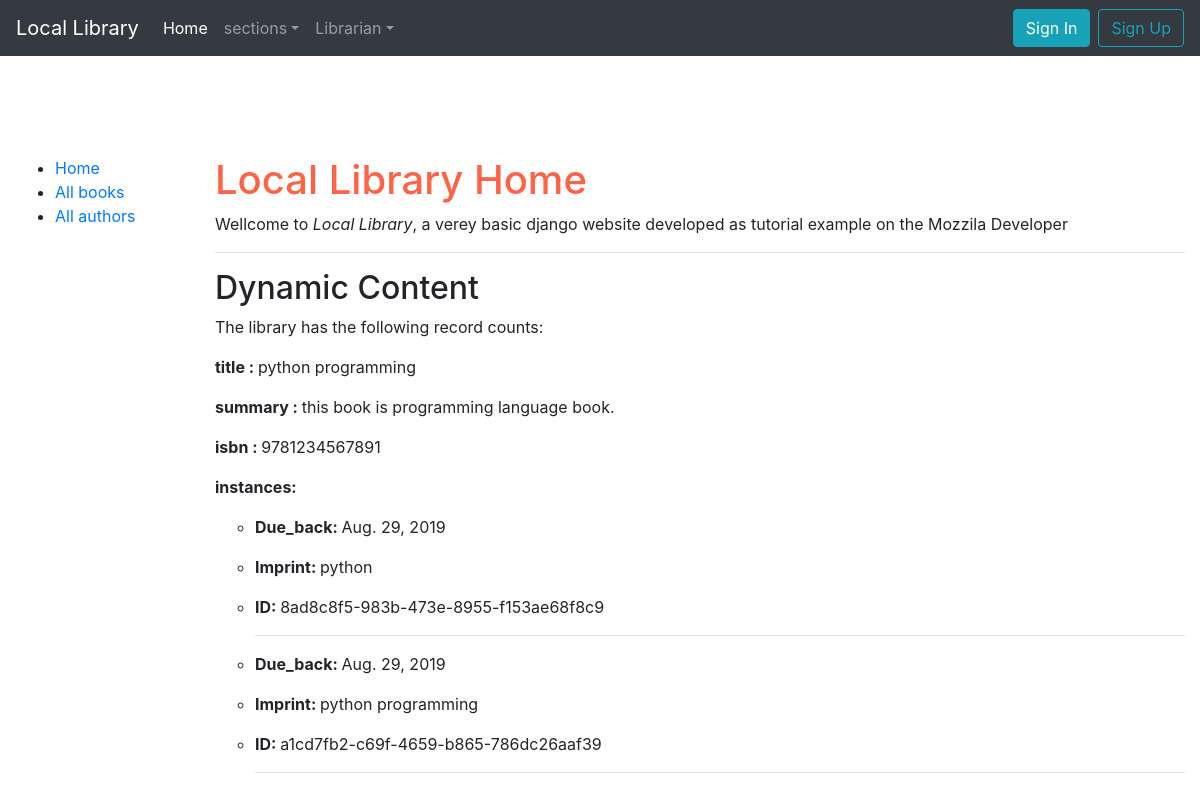
Screenshot of /book/detail/1 with the database file from the repository.
### book/models.py (models this page shows, shortened)
class Book(models.Model):
    title = models.CharField(max_length = 200)
    summary = models.TextField(max_length = 1000 , help_text = 'Enter brief description of the book')
    isbn = models.CharField(max_length= 13 , help_text='13 Characters <a href="https://www.isbn-international.org/content/what-isbn">ISBN number</a>')
    genre = models.ManyToManyField(Genre , help_text='select genre for this book')
    author = models.ForeignKey('Author' , on_delete=models.SET_NULL , null=True)

class BookInstance(models.Model):
    id = models.UUIDField(primary_key=True , default=uuid.uuid4 , help_text='Unique ID for this particular book acorss whole library')
    book = models.ForeignKey('book', on_delete=models.SET_NULL , null=True)
    imprint = models.CharField(max_length=200)
    due_back = models.DateField(null=True , blank=True)
    borrower = models.ForeignKey(User , on_delete=models.SET_NULL , null=True , blank=True)
    LOAN_STATUS=(
        ('m','Maintenance'),
        ('o','On Loan'),
        ('a','Available'),
        ('r','Reserved'),
    )
    status = models.CharField(max_length=1 , choices=LOAN_STATUS , blank=True , default='m' , help_text='book availability')
    class Meta:
        ordering = ["due_back"]
        permissions = (
            ("can_read_private_section","Vip User"),
            ("user_watcher","User Watcher"),
            ("librarian","Librarian"),
        )

### book/views.py (the view)
# urls.py: re_path(r'^detail/(?P<pk>\d+)$', views.BookDetailView.as_view() , name= 'bookDetail'),
class BookDetailView(generic.DetailView):
    model = Book

### media/templates/book/book_detail.html (shortened to what this page needs)
{% extends 'shared/site.html' %}
{% block body %}
<div class="container-fluid">
    <div class="row">
        <div class="col-md-2">
            <ul class="sidebar-nav">
                <li><a href="{% url 'book:index' %}">Home</a></li>
                <li><a href="">All books</a></li>
                <li><a href="">All authors</a></li>
            </ul>
        </div>
        <div class="col-md-10">
            <h1>Local Library Home</h1>
            <p>Wellcome to <em>Local Library</em>, a verey basic django website developed as tutorial example on the Mozzila Developer</p>
            <hr/>
            <h2>Dynamic Content</h2>
            <p>The library has the following record counts:</p>
            <ul class="list-unstyled">
                <li><p><strong>title : </strong>{{ book.title }}</p></li>
                <li><p><strong>summary : </strong>{{ book.summary }}</p></li>
                <li><p><strong>isbn : </strong>{{ book.isbn }}</p></li>
                <li>
                    <p>
                        <strong>instances: </strong>
                        <br>
                        <ul>
                            {% for copy in book.bookinstance_set.all %}
                                {% if copy.status != 'a' %}
                                    <li><p><strong>Due_back: </strong>{{ copy.due_back }}</p></li>
                                    <li><p><strong>Imprint: </strong>{{ copy.imprint }}</p></li>
                                    <li><p><strong>ID: </strong>{{ copy.id }}</p></li>
                                    <hr>
                                {% endif %}
                            {% endfor %}
                        </ul>
                    </p>
                </li>
            </ul>
        </div>
    </div>
</div>
{% endblock %}

### media/static/css/main.css (style rules this page uses)
h1 { color: tomato; }

### rows the page displays
Book: title "python programming", summary "this book is programming language book.", isbn "9781234567891"
BookInstance: due_back "Aug. 29, 2019", imprint "python", id "8ad8c8f5-983b-473e-8955-f153ae68f8c9"
BookInstance: due_back "Aug. 29, 2019", imprint "python programming", id "a1cd7fb2-c69f-4659-b865-786dc26aaf39"
